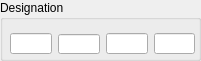
     <widget class="QGroupBox" name="groupBox">
      <property name="geometry">
       <rect>
        <x>20</x>
        <y>10</y>
        <width>201</width>
        <height>61</height>
       </rect>
      </property>
      <property name="title">
       <string>Designation</string>
      </property>
      <widget class="QLineEdit" name="Hor_Design_Number_LE_Hor_1">
       <property name="geometry">
        <rect>
         <x>154</x>
         <y>33</y>
         <width>41</width>
         <height>21</height>
        </rect>
       </property>
       <property name="font">
        <font>
         <pointsize>9</pointsize>
        </font>
       </property>
       <property name="text">
        <string/>
       </property>
       <property name="alignment">
        <set>Qt::AlignCenter</set>
       </property>
      </widget>
      <widget class="QLineEdit" name="Hor_Design_Discon_LE_Hor_1">
       <property name="geometry">
        <rect>
         <x>10</x>
         <y>33</y>
         <width>42</width>
         <height>21</height>
        </rect>
       </property>
       <property name="font">
        <font>
         <pointsize>9</pointsize>
        </font>
       </property>
       <property name="text">
        <string/>
       </property>
       <property name="cursorPosition">
        <number>0</number>
       </property>
       <property name="alignment">
        <set>Qt::AlignCenter</set>
       </property>
      </widget>
      <widget class="QLineEdit" name="Hor_Design_Master_LE_Hor_1">
       <property name="geometry">
        <rect>
         <x>58</x>
         <y>34</y>
         <width>42</width>
         <height>20</height>
        </rect>
       </property>
       <property name="font">
        <font>
         <pointsize>9</pointsize>
        </font>
       </property>
       <property name="text">
        <string/>
       </property>
       <property name="alignment">
        <set>Qt::AlignCenter</set>
       </property>
      </widget>
      <widget class="QLineEdit" name="Hor_Design_Sub_LE_Hor_1">
       <property name="geometry">
        <rect>
         <x>106</x>
         <y>33</y>
         <width>42</width>
         <height>21</height>
        </rect>
       </property>
       <property name="font">
        <font>
         <pointsize>9</pointsize>
        </font>
       </property>
       <property name="text">
        <string/>
       </property>
       <property name="alignment">
        <set>Qt::AlignCenter</set>
       </property>
      </widget>
     </widget>
